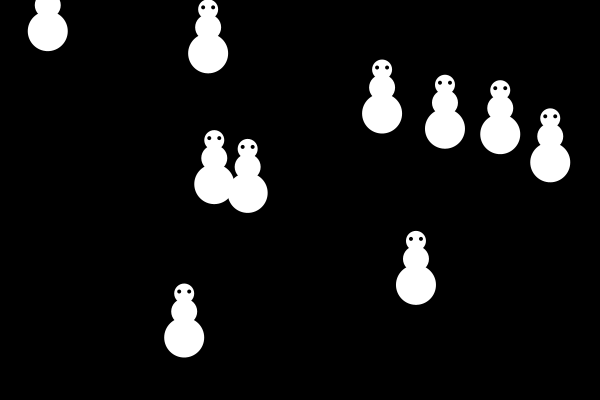
Frame 1 (no input)
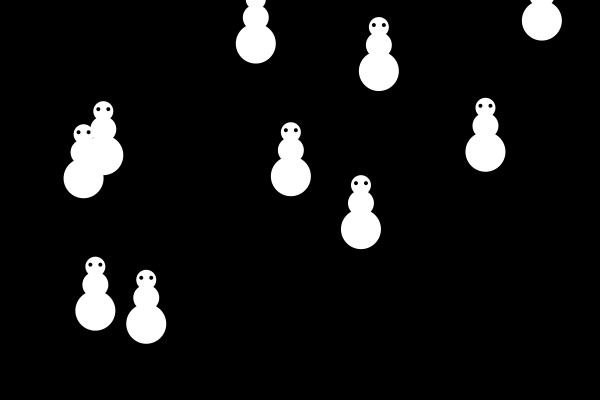
Frame 60 (the mouse pressed at the canvas centre just before this capture)
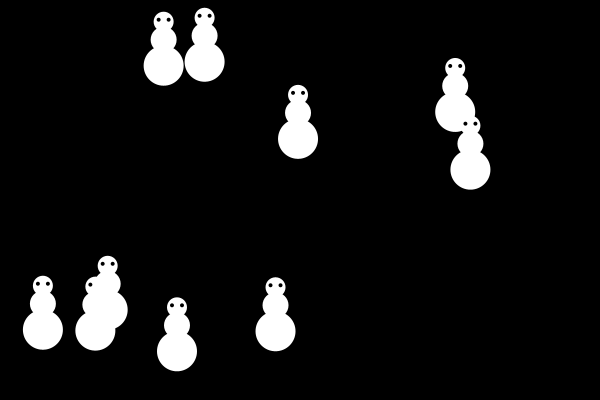
Frame 120 (the mouse held since frame 60 and released just before this capture)

The Processing sketch that drew these frames (run headless with seeded random() and noise(); from frame 60 on, the mouse is pressed at the canvas centre):

// Processing sketch: s11_snowman
// ── s11_snowman.pde
/*
 * Animated Snowpeople
 * @author Dov Kruger
 * @created 2014-02-01
 * (c)2014 Ad Astra Education
 * Permission granted to use for non-commercial educational purposes
 * provided this comment is left intact
 */
 
final int radius = 20;  // radius of snow person base
final int d = radius*2; // diameter of bottom
final int d2 = d * 2/3; // middle of snowman
final int d3 = d * 1/2; // head
final int eye = d/10;

final int n = 10;
float[] x = new float[n];
float[] y = new float[n];
float[] dx = new float[n];
float[] dy = new float[n];

void setup() {
  size(600,400);
  noStroke();
  fill(0,0,255); // all balls blue
  // set up all balls at random places at random speed
  for (int i = 0; i < n; i++) {
    x[i] = random(radius, width - radius);
    y[i] = random(radius, height - radius);
    dx[i] = random(-3, +3);
    dy[i] = random(-3, +3);
  }
}

void draw() {    // draw is called over and over again
  background(0); // set background to black
  for (int i = 0; i < n; i++) {
    fill(255);
    ellipse(x[i], y[i] , d, d);
    ellipse(x[i], y[i]-(d/3*2) , d2, d2);
    ellipse(x[i], y[i]-(d+d2)/3*2 , d3, d3);
    fill(0);
    ellipse(x[i]-d/7, y[i]-d*7/6, eye,eye);
    ellipse(x[i]+d/7, y[i]-d*7/6, eye,eye);
    x[i] += dx[i];
    y[i] += dy[i];
    if (x[i] <= radius || x[i] >= width-1-radius) {
      dx[i] = -dx[i];
    }
    if (y[i] <= radius || y[i] >= height-1-radius) {
      dy[i] = -dy[i];
    }
  }
}
